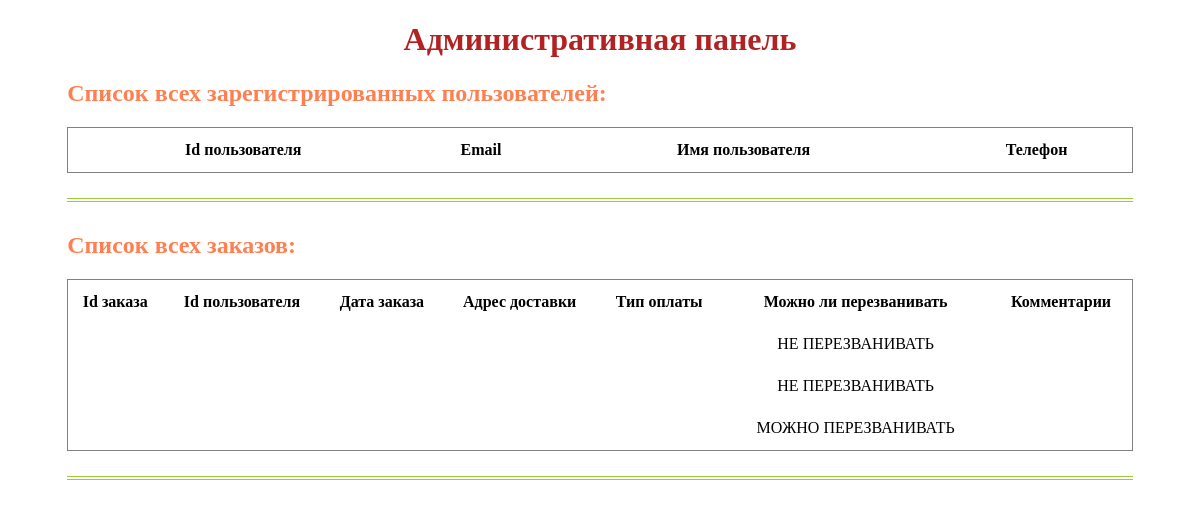
/admin.php, run on an earlier commit of the app's database.
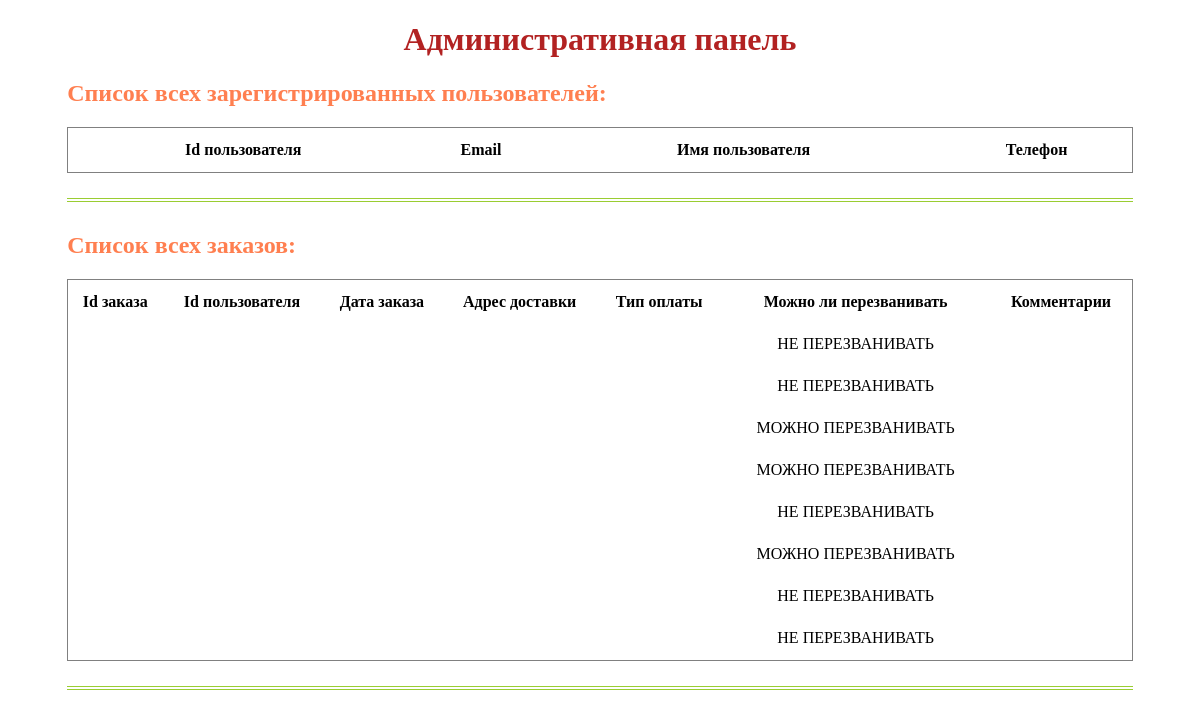
And on a later commit of the database.
### tables this page shows
CREATE TABLE `orders` (
  `orderid` int(11) NOT NULL,
  `customeremail` varchar(128) NOT NULL,
  `dateorder` timestamp NULL DEFAULT NULL,
  `shippingaddress` varchar(255) DEFAULT NULL,
  `typepay` enum('НАЛИЧНЫМИ','КАРТОЙ') DEFAULT NULL,
  `callback` enum('НЕ ПЕРЕЗВАНИВАТЬ','МОЖНО ПЕРЕЗВАНИВАТЬ') DEFAULT NULL,
  `ordercomments` tinytext
);

### src/functions.php (called while the page is built, shortened)
<?php
function listOrders()
{
    global $dbh;
    $sql = 'SELECT * FROM orders WHERE 1';
    $stmt = $dbh->prepare($sql);
    $stmt->execute();
    return $stmt->fetchAll(PDO::FETCH_OBJ);
}

### admin.php (the view, shortened to what this page needs)
<?php
require_once './database/db.php';
require_once './src/functions.php';
$listOrders = listOrders();
?>
<!doctype html>
<html lang="ru">
<head>
    <link rel="stylesheet" href="./public/css/styles.css">
</head>
<body>
<div class="container">
    <h1 class="title">Административная панель</h1>
    <div class="task-wrapper">
        <h2>Список всех зарегистрированных пользователей:</h2>
        <table>
            <tr>
                <th>Id пользователя</th>
                <th>Email</th>
                <th>Имя пользователя</th>
                <th>Телефон</th>
            </tr>
        </table>
    </div>
    <div class="task-wrapper">
        <h2>Список всех заказов:</h2>
        <table>
            <tr>
                <th>Id заказа</th>
                <th>Id пользователя</th>
                <th>Дата заказа</th>
                <th>Адрес доставки</th>
                <th>Тип оплаты</th>
                <th>Можно ли перезванивать</th>
                <th>Комментарии</th>
            </tr>
            <?php foreach($listOrders as $value) : ?>
                <tr>
                    <td><?= $value->id ?></td>
                    <td><?= $value->userId  ?></td>
                    <td><?= $value->dateOrder ?></td>
                    <td><?= $value->shippingAddress ?></td>
                    <td><?= $value->typePayment ?></td>
                    <td><?= $value->callback ?></td>
                    <td><?= $value->comments ?></td>
                </tr>
            <?php endforeach; ?>
        </table>
    </div>
</div>
</body>
</html>

### public/css/styles.css (style rules this page uses)
.container { width: 90%; margin-left: 5%; text-align: left; }
.title { text-align: center; color: firebrick; }
.task-wrapper { border-bottom: 4px double yellowgreen; margin-bottom: 30px; padding-bottom: 10px; }
h2 { color: coral; }
table { border: 1px solid grey; margin-bottom: 15px; width: 100%; }
table tr { height: 40px; }
table th { text-align: center; }
table td { min-width: 12%; text-align: center; }

What changed in the data, as far as the page shows it:
added orders: callback "МОЖНО ПЕРЕЗВАНИВАТЬ"
added orders: callback "НЕ ПЕРЕЗВАНИВАТЬ"
added orders: callback "МОЖНО ПЕРЕЗВАНИВАТЬ"
added orders: callback "НЕ ПЕРЕЗВАНИВАТЬ"
added orders: callback "НЕ ПЕРЕЗВАНИВАТЬ"
